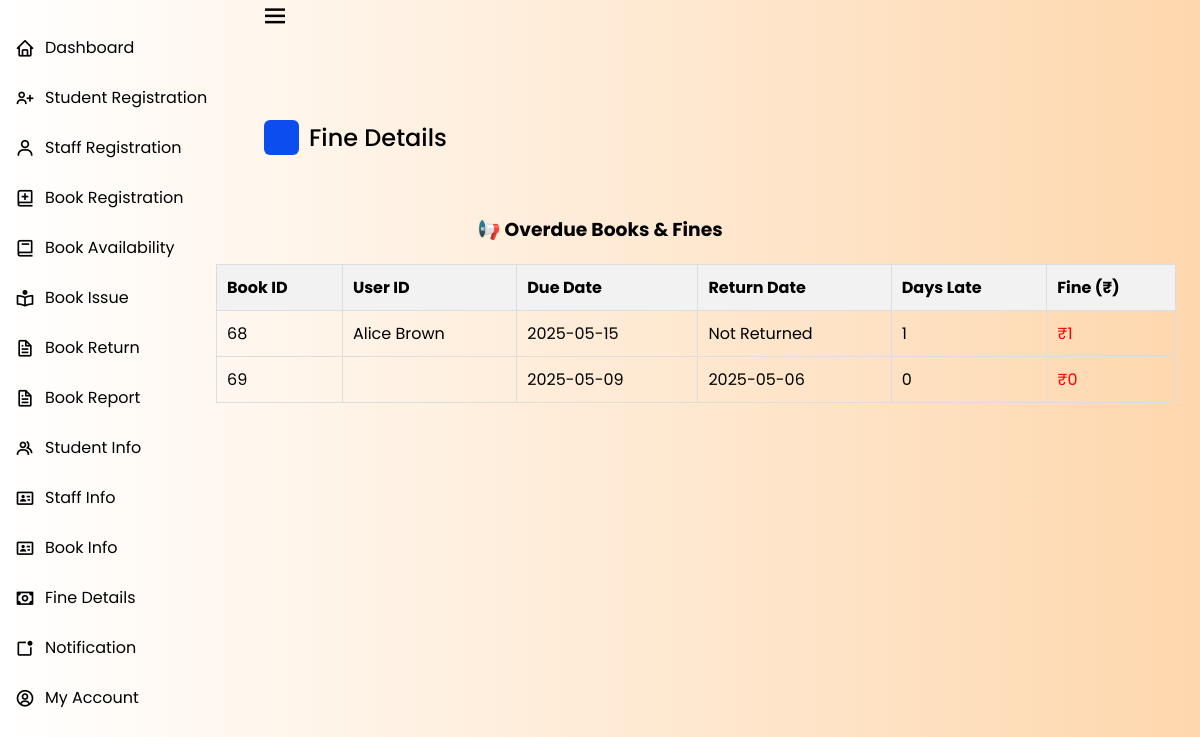
/ADMIN/FineDisplay.php, run on an earlier commit of the app's database.
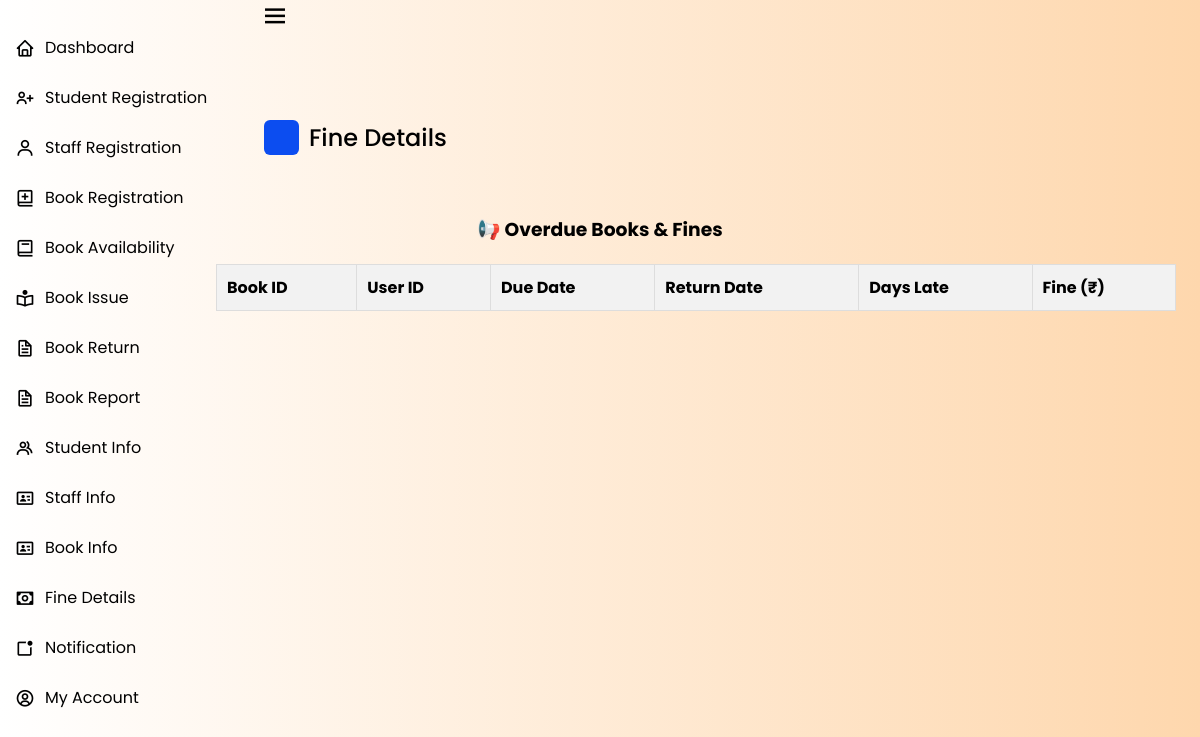
And on a later commit of the database.
### tables this page shows
CREATE TABLE `book_issues` (
    `id` int(11) NOT NULL AUTO_INCREMENT COMMENT 'Primary Key',
    `access_no` varchar(50) NOT NULL COMMENT 'Book Accession Number',
    `book_name` varchar(255) NOT NULL COMMENT 'Book Name',
    `author_name` varchar(255) NOT NULL COMMENT 'Book Author',
    `receiver` enum('student', 'staff') NOT NULL COMMENT 'Receiver Type',
    `student_name` varchar(255) DEFAULT NULL COMMENT 'Student Name (if applicable)',
    `class` enum('ug', 'pg') DEFAULT NULL COMMENT 'Class (if applicable)',
    `year` enum('1st', '2nd', '3rd') DEFAULT NULL COMMENT 'Year (if applicable)',
    `student_id` varchar(50) DEFAULT NULL COMMENT 'Student ID (if applicable)',
    `contact` varchar(20) DEFAULT NULL COMMENT 'Student Contact (if applicable)',
    `staff_name` varchar(255) DEFAULT NULL COMMENT 'Staff Name (if applicable)',
    `department` varchar(255) DEFAULT NULL COMMENT 'Staff Department (if applicable)',
    `issued_date` date NOT NULL COMMENT 'Issued Date',
    `due_date` date NOT NULL COMMENT 'Due Date',
    `return_date` date DEFAULT NULL COMMENT 'Return Date',
    `status` enum('issued', 'returned') NOT NULL DEFAULT 'issued' COMMENT 'Book Status',
    `fine_amount` decimal(10, 5) NOT NULL COMMENT 'Fine amount',
    PRIMARY KEY (`id`),
    KEY `book_issues_ibfk_2` (`access_no`)
);

### ADMIN/FineDisplay.php (the view, shortened to what this page needs)
<!DOCTYPE html>
<html lang="en">
<head>
    <link rel="stylesheet" href="Dash.css">
    <link rel="stylesheet" href="https://unicons.iconscout.com/release/v4.0.0/css/line.css">
</head>
<body>
    <link rel="stylesheet" href="https://unpkg.com/boxicons@2.1.4/css/boxicons.min.css">
    <nav class="sidebar">
        <div class="menu-items">
            <ul class="nav-links">
            <li><a href="Dash.php"><i class="bx bx-home"></i><span class="link-name">Dashboard</span></a></li>
                <li><a href="Student Reg.php"><i class="bx bx-user-plus"></i><span class="link-name">Student Registration</span></a></li>
                <li><a href="Staff.php"><i class="bx bx-user"></i><span class="link-name">Staff Registration</span></a></li>
                <li><a href="Book Reg.php"><i class="bx bx-book-add"></i><span class="link-name">Book Registration</span></a></li>
                <li><a href="BookAvail.php"><i class="bx bx-book"></i><span class="link-name">Book Availability</span></a></li>
                <li><a href="Bookissue.php"><i class="bx bx-book-reader"></i><span class="link-name">Book Issue</span></a></li>
                <li><a href="BookReturn.php"><i class="bx bx-file"></i><span class="link-name">Book Return</span></a></li>
                <li><a href="Book Report.php"><i class="bx bx-file"></i><span class="link-name">Book Report</span></a></li>
                <li><a href="Student Info.php"><i class="bx bx-group"></i><span class="link-name">Student Info</span></a></li>
                <li><a href="Staff Info.php"><i class="bx bx-id-card"></i><span class="link-name">Staff Info</span></a></li>
                <li><a href="Book Info.php"><i class="bx bx-id-card"></i><span class="link-name">Book Info</span></a></li>
                <li><a href="FineDisplay.php"><i class="bx bx-money"></i><span class="link-name">Fine Details</span></a></li>
                <li>
                    <a href="prebooking.php">
                        <i class="bx bx-notification"></i>
                        <span class="link-name">Notification</span>
                    </a>
                </li>
                <li><a href="profile.php"><i class="bx bx-user-circle"></i><span class="link-name">My Account</span></a></li>
            </ul>
        </div>
        <i class="bx bx-menu sidebar-toggle"></i>
    </nav>
    <section class="dashboard">
    <div class="top">
        </div>
        <div class="dash-content">
            <div class="overview">
                <div class="title">
                    <i class="uil uil-tachometer-fast-alt"></i>
                    <span class="text">Fine Details</span>
                </div>
            </div>
    </section>
</body>
</html>
<?php
include 'db_connection.php';
echo "<h3>📢 Overdue Books & Fines</h3>";
$finePerDay = 1;
$sql = "SELECT * FROM book_issues";
$result = $conn->query($sql);
echo "<table style='border-collapse: collapse; width: 80%; margin: 20px auto; text-align: left;margin-left:18%;'>
<tr style='background-color: #f2f2f2;'>
    <th style='padding: 10px; border: 1px solid #ddd;'>Book ID</th>
    <th style='padding: 10px; border: 1px solid #ddd;'>User ID</th>
    <th style='padding: 10px; border: 1px solid #ddd;'>Due Date</th>
    <th style='padding: 10px; border: 1px solid #ddd;'>Return Date</th>
    <th style='padding: 10px; border: 1px solid #ddd;'>Days Late</th>
    <th style='padding: 10px; border: 1px solid #ddd;'>Fine (₹)</th>
</tr>";
while($row = $result->fetch_assoc()) {
    $dueDate = new DateTime($row['due_date']);
    $returnDate = $row['return_date'] ? new DateTime($row['return_date']) : new DateTime();
    $interval = $dueDate->diff($returnDate);
    $daysLate = ($returnDate > $dueDate) ? $interval->days : 0;
    $fine = $daysLate * $finePerDay;
    echo "<tr>
        <td style='padding: 10px; border: 1px solid #ddd;'>{$row['id']}</td>
        <td style='padding: 10px; border: 1px solid #ddd;'>{$row['student_name']}</td>
        <td style='padding: 10px; border: 1px solid #ddd;'>{$row['due_date']}</td>
        <td style='padding: 10px; border: 1px solid #ddd;'>" . ($row['return_date'] ?? 'Not Returned') . "</td>
        <td style='padding: 10px; border: 1px solid #ddd;'>{$daysLate}</td>
        <td style='padding: 10px; border: 1px solid #ddd; color: red;'>₹{$fine}</td>
    </tr>";
}
echo "</table>";
?>

What changed in the data, as far as the page shows it:
removed book_issues: id "68", student_name "Alice Brown", due_date "2025-05-15", return_date "Not Returned"
removed book_issues: id "69", due_date "2025-05-09", return_date "2025-05-06"
